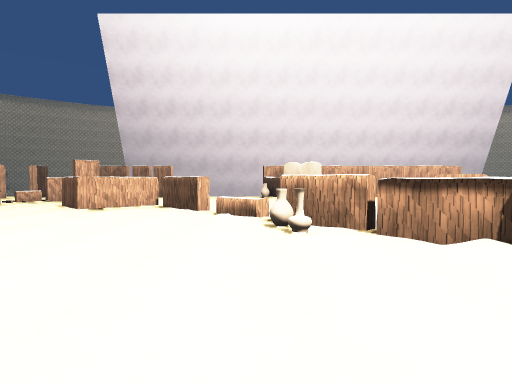
View 1 (above)

24 first-person views from a walk through a 3-D level made in the Unity game engine. The camera is 1.4 m above the floor, tilts 2° down and sees 75° across. The floor is counted in squares, 2 m on a side. Each view is taken from the middle of a square. On the plan, view 1 faces up. The plan holds only what a view shows up to about 10 squares ahead; the rest is blank. The place goes on beyond the plan. Some animated figures are not drawn. Some surface patterns are stand-ins.

View 2
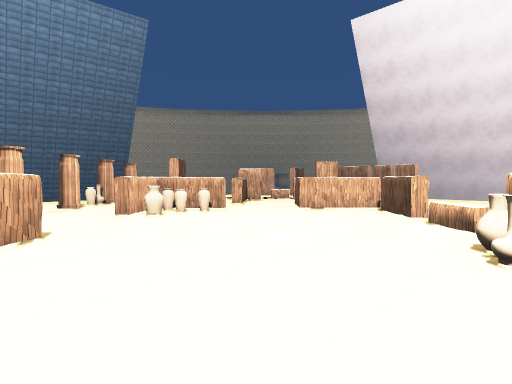

View 3
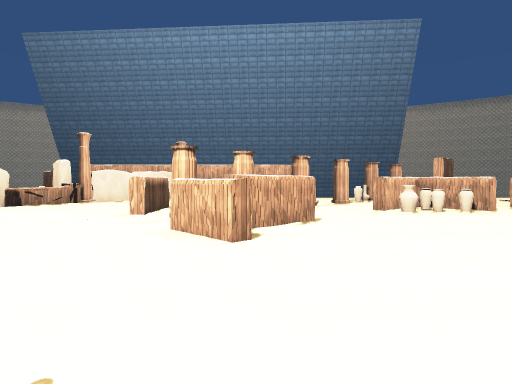

View 4
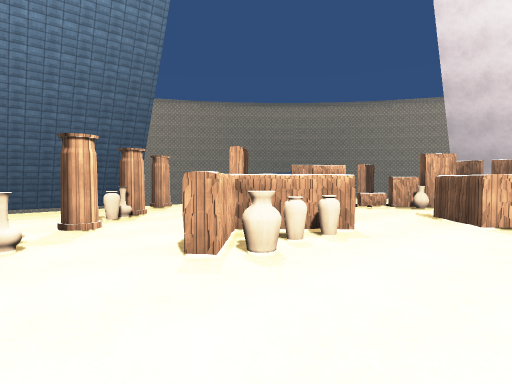

View 5
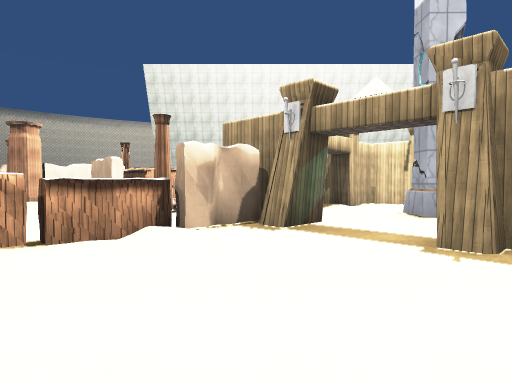

View 6
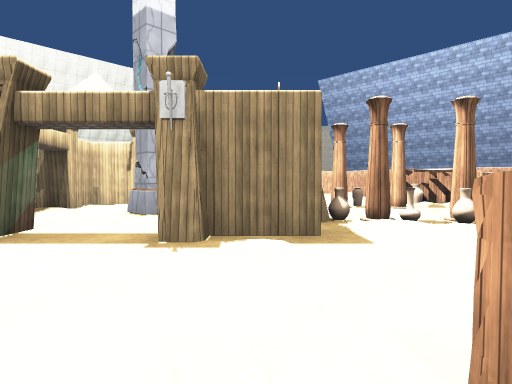

View 7
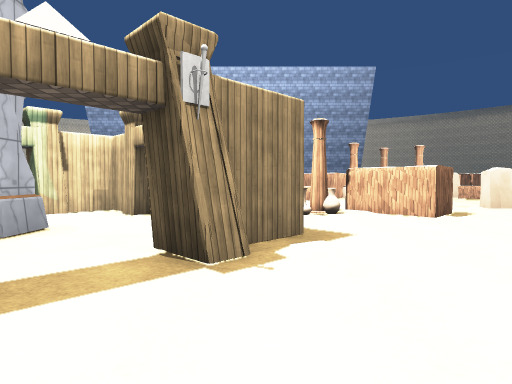

View 8
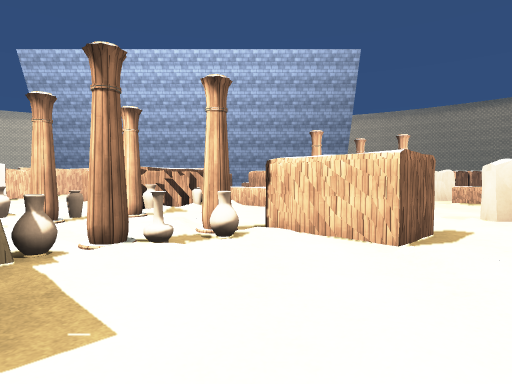

View 9
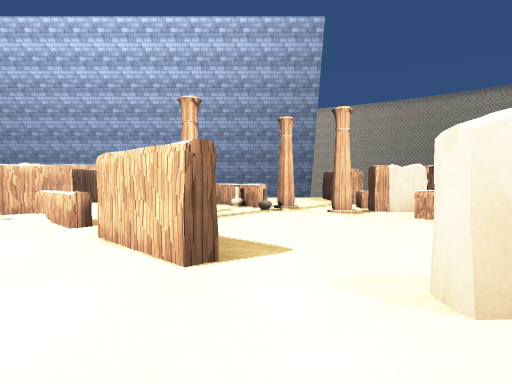

View 10
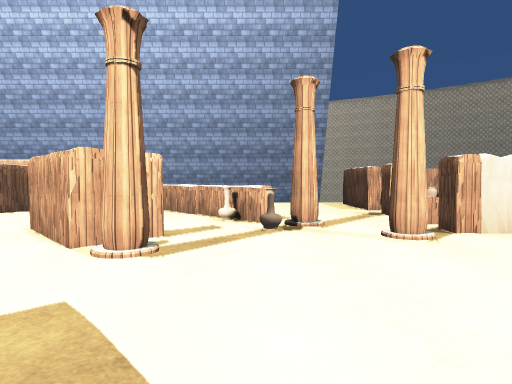

View 11
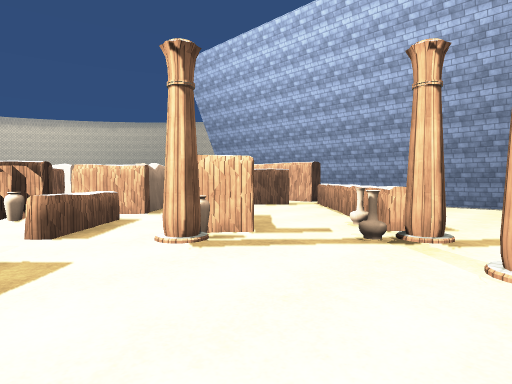

View 12
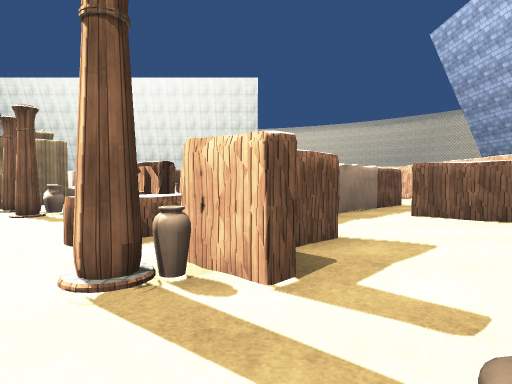

View 13
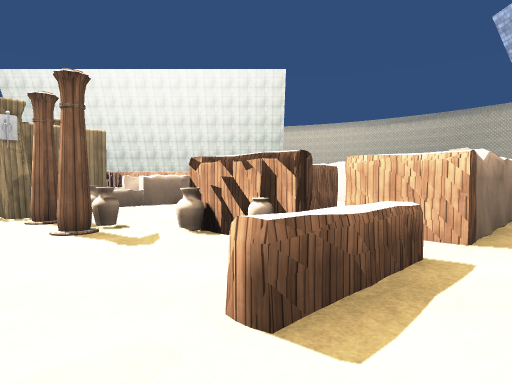

View 14
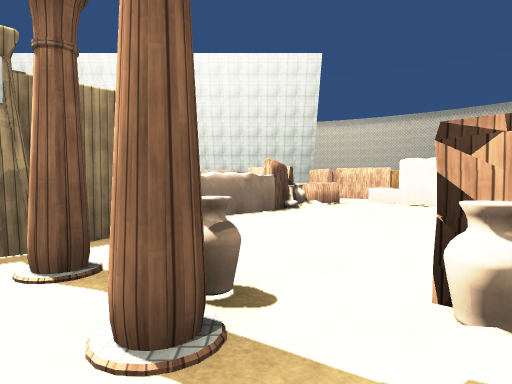

View 15
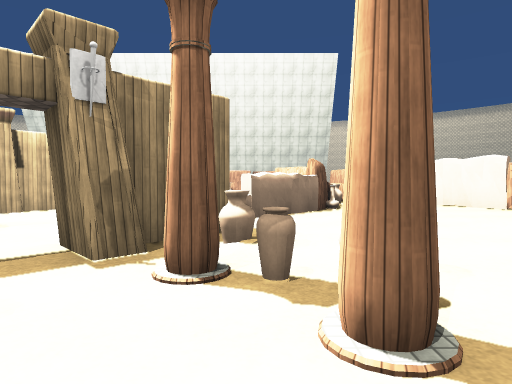

View 16
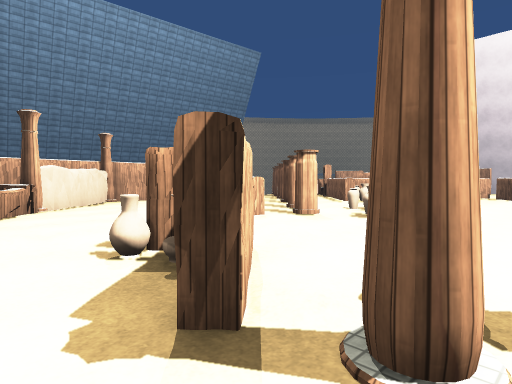

View 17
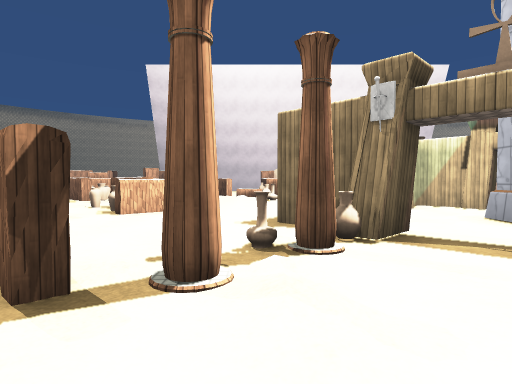

View 18
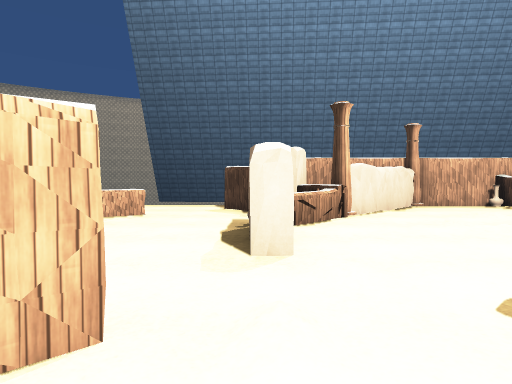

View 19
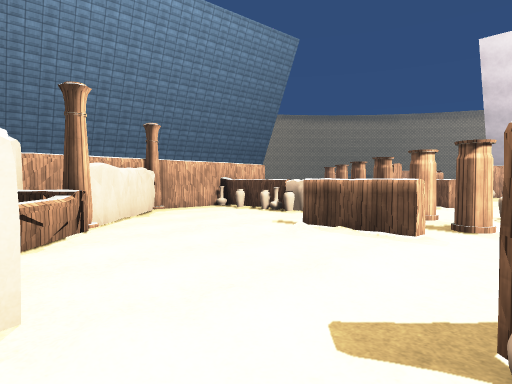

View 20
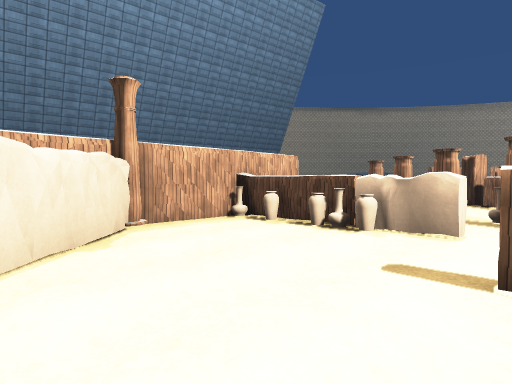

View 21
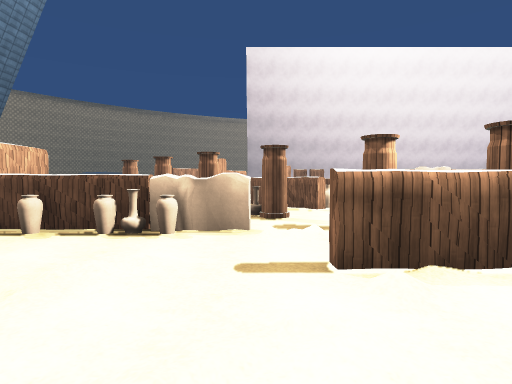

View 22
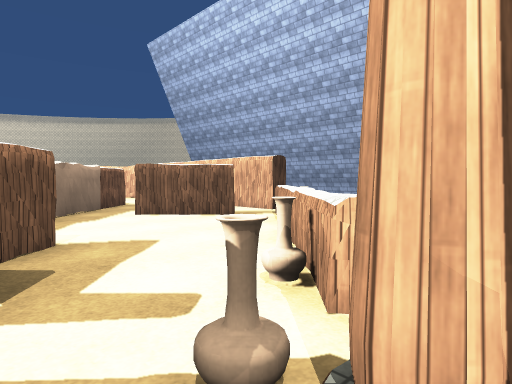

View 23
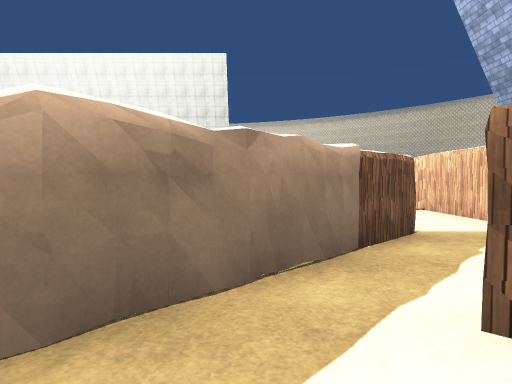

View 24
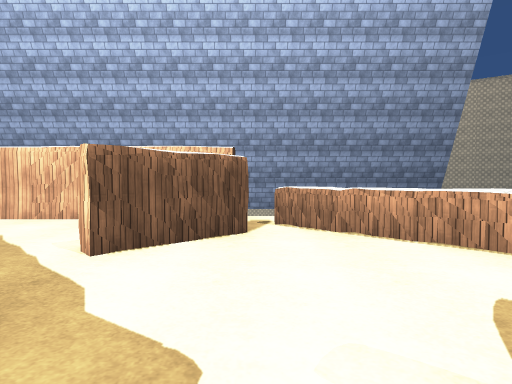

### Floor plan
Key: @ floor where view 1 was taken; # wall or solid block; x gap in a wall; . main floor; : floor 0.25 m higher than the main floor; / step, stairs or slope; = window, fence, low wall or low ledge; ^ raised ledge; O other object.
Columns run from 11 left of view 1 to 10 right of it. Each row starts with its distance up from view 1.
 11     #O
 10     #
  9     #.. #
  8     #.# ##.
  7    # ....##     /.
  6  #####O.../^  .../#
  5  #O.#OO....O^..
  4   O..#O.....O^
  3    #O..//../.##.
  2 #   #..#/.....###
  1 # #^#..###....####
  0 OOOO//.#O..@.#.....#
 -1 #../.^/.....##....##
 -2 #.... #.....#...#..#
 -3 ##../.......O#....##
 -4 ####....#OOO#..#.#
 -5 #  ^=...O#x#..####
 -6  # . #../....OOO.##
 -7 ........#/...O....##
 -8 ...=....#/../O.....OO#
 -9 .. ^#.....^/O##.....=^
-10     x...O.x^. ##......
-11     #:...##.#    ...#=
-12     #.#O..#.##     ##
-13     x. OO....##
-14     x.. ^....###
-15     # ..  .###.#.
-16   O   ..   #. .....
-17   #   ..   #########

Positions as (right, up) in squares from view 1, and headings:
1: (0, 0), facing up
2: (1, 1), facing up-left
3: (2, 1), facing left
4: (-3, 2), facing up-left
5: (-2, 2), facing right
6: (-2, 2), facing down-right
7: (1, 3), facing down
8: (-1, 0), facing down
9: (-4, -4), facing down
10: (-4, -7), facing down
11: (-6, -8), facing down-right
12: (-5, -11), facing right
13: (-3, -9), facing right
14: (0, -7), facing right
15: (0, -6), facing right
16: (0, -6), facing up-left
17: (0, -7), facing up
18: (-2, -6), facing left
19: (-3, -6), facing up-left
20: (-6, -4), facing up-left
21: (-7, -4), facing up
22: (-5, -11), facing down-right
23: (0, -13), facing right
24: (0, -11), facing down
